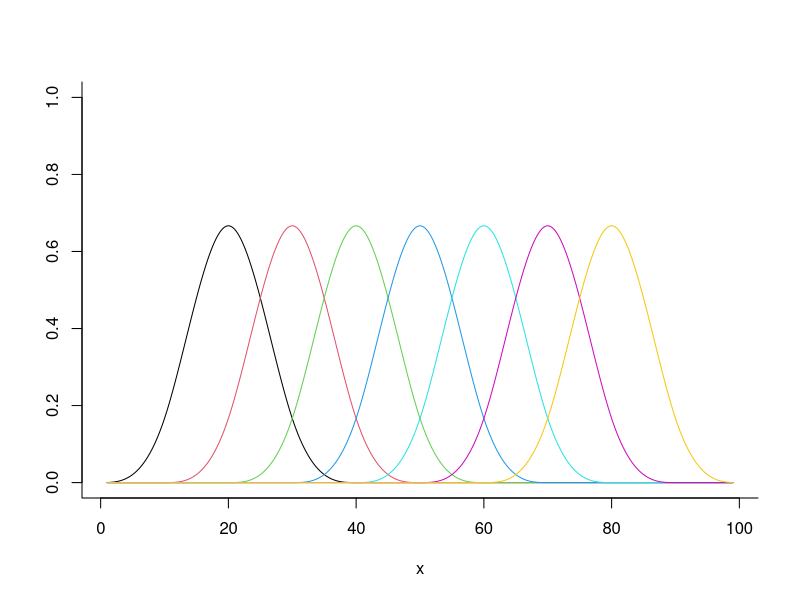
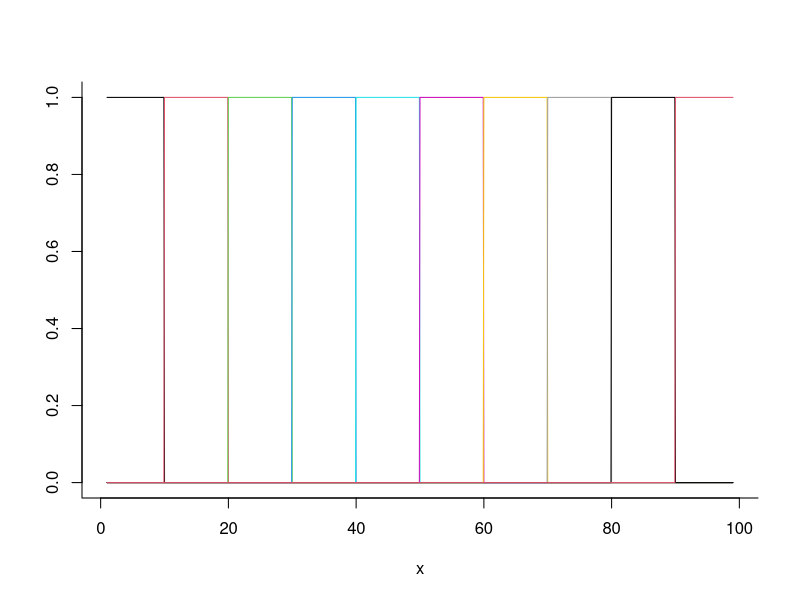
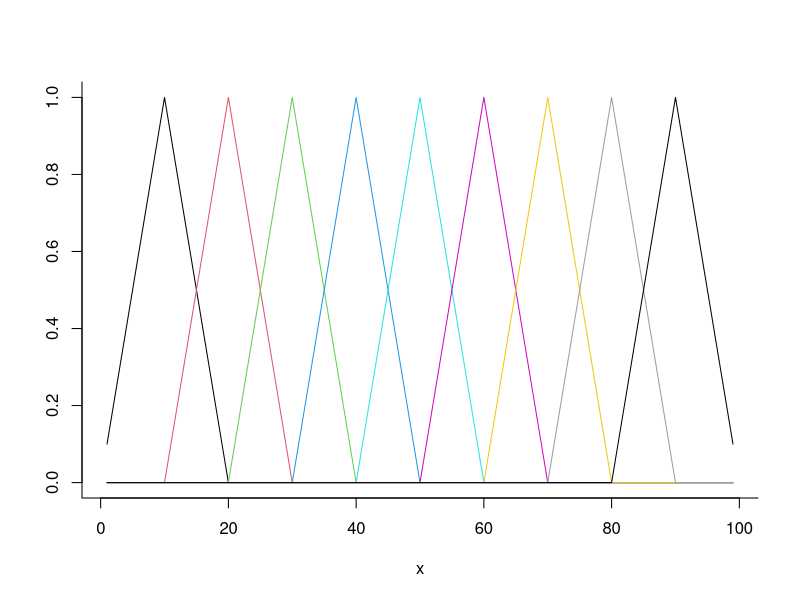
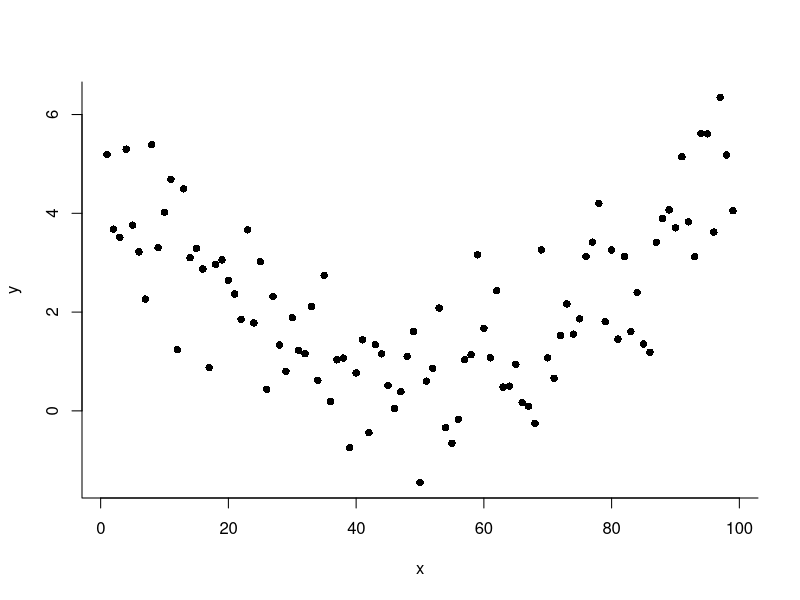
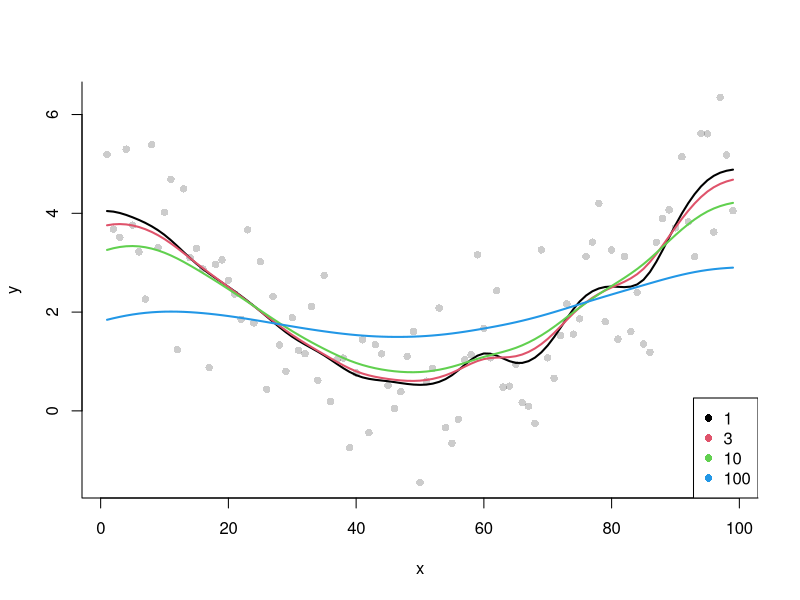

Generate these figures, in order, with R:
## ---- chunk 1
u <- (0:10)*10
uN <- length(u)
x <- seq(1,99,by=0.1)
xN <- length(x)
B <- array(NA,dim=c(xN,uN,4))
for(d in 1:4){ # iterate over orders, d
  for(k in 1:(uN-d)){ # iterate over knots, u[k]
    for(j in 1:xN){ # iterate over x values, x[j]
      if(d==1){
        B[j,k,d] <- ifelse(x[j]<u[k] | x[j]>=u[k+1],0,1)
      }else{
        B[j,k,d] <- (x[j]-u[k])/(u[k+d-1]-u[k])   * B[j,k,d-1] +
                    (u[k+d]-x[j])/(u[k+d]-u[k+1]) * B[j,k+1,d-1]
      }
    }
  }
}

# plot the basis functions for order 4 (d=4, cubic)
ymax <- max(B,na.rm=TRUE)
plot(1,1,xlim=range(x),ylim=c(0,ymax),type="n",xlab="x",ylab="",bty="l")
for(j in 1:uN){
  lines(x,B[,j,4],col=j)
}
## ---- chunk 2
ymax <- max(B,na.rm=TRUE)
plot(1,1,xlim=range(x),ylim=c(0,ymax),type="n",xlab="x",ylab="",bty="l")
for(j in 1:uN){
  lines(x,B[,j,1],col=j)
}
## ---- chunk 3
ymax <- max(B,na.rm=TRUE)
plot(1,1,xlim=range(x),ylim=c(0,ymax),type="n",xlab="x",ylab="",bty="l")
for(j in 1:uN){
  lines(x,B[,j,2],col=j)
}
## ---- chunk 4
D <- matrix(0,ncol=4,nrow=4)
D[1,1] <- 1
for(i in 2:4){
  D[i,i]<-1
  D[i,i-1] <- -1
}
knitr::kable(D,format.args=list(trim=FALSE,width=4))
## ---- chunk 5
x <- 1:99
y <- 0.002*(x-50)^2+0.01*x + rnorm(99,0,1)
plot(x,y,bty="l",pch=16)
## ---- chunk 6
u <- (0:40)*5-50
uN <- length(u)
x <- 1:99
xN <- length(x)
B <- array(NA,dim=c(xN,uN,4))
for(d in 1:4){ # orders
  for(k in 1:(uN-d)){ # iterate over knots
    for(j in 1:xN){ # iterate over x values
      if(d==1){
        B[j,k,d] <- ifelse(x[j]<u[k] | x[j]>=u[k+1],0,1)
      }else{
        B[j,k,d] <- (x[j]-u[k])/(u[k+d-1]-u[k])   * B[j,k,d-1] +
                    (u[k+d]-x[j])/(u[k+d]-u[k+1]) * B[j,k+1,d-1]
      }
    }
  }
}

D <- matrix(0,ncol=uN-4,nrow=uN-4)
D[1,1] <- 1
for(i in 2:(uN-4)){
  D[i,i]<-1
  D[i,i-1] <- -1
}
BB <- B[,1:(uN-4),4]
## ---- chunk 7
plot(x,y,bty="l",pch=16,col=rgb(0,0,0,0.2))
pp <- c(1,3,10,100)
for(i in 1:4){
  zz <- solve(t(BB)%*%BB + pp[i]*t(D)%*%D) %*% t(BB) %*% y
  yPred <- BB %*% zz
  lines(x,yPred,col=i,lwd=2)
}
legend("bottomright",pch=16,col=1:4,legend=paste(pp))
